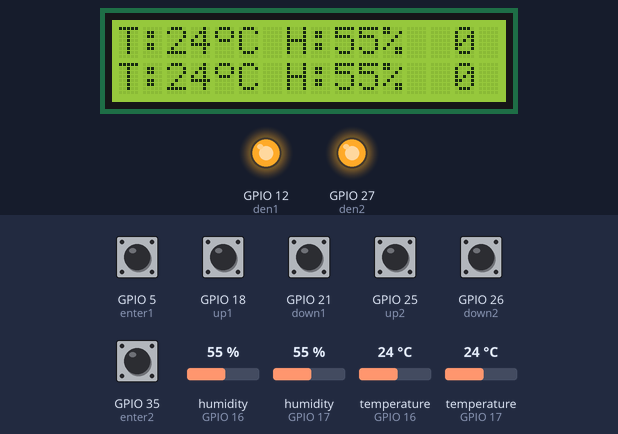
The sketch below on a simulated ESP32. Shown: 16×2 character LCD, output pins drawn as LEDs (lit = HIGH). The test bench sets the inputs (shaded band); at power-on: GPIO 5 (enter1), GPIO 18 (up1), GPIO 21 (down1), GPIO 25 (up2), GPIO 26 (down2), GPIO 35 (enter2) HIGH, temperature (sensors on GPIO 16, GPIO 17) 24 °C, humidity (sensors on GPIO 16, GPIO 17) 55 %. WiFi joins after 1.5 s; servers stay silent unless stated; what the sketch prints to the serial monitor is not drawn.

Above: at 3.9 s.
4.0 s: temperature (sensor on GPIO 16) set to 36 °C
At 6.0 s:
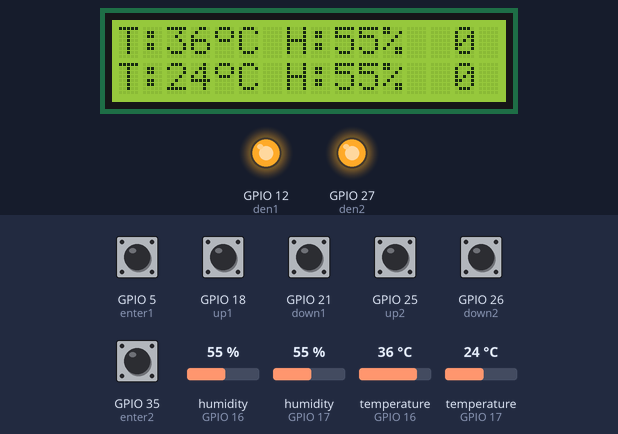
6.3 s: temperature (sensor on GPIO 16) set to 39 °C
At 7.4 s:
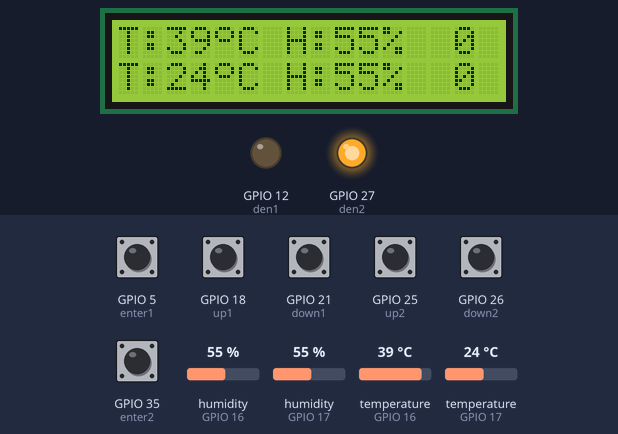
12.3 s: temperature (sensor on GPIO 17) set to 36 °C
At 13.7 s:
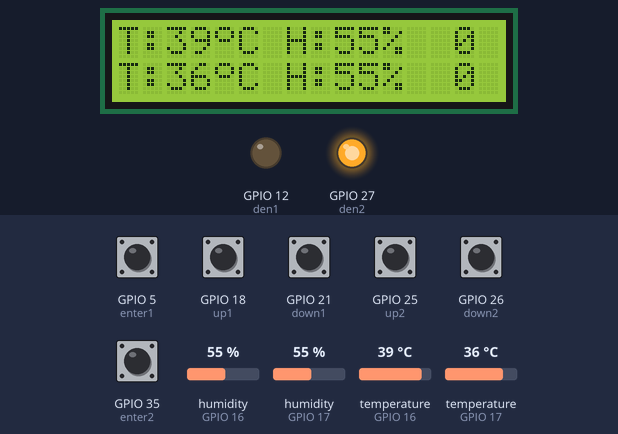
14.5 s: temperature (sensor on GPIO 17) set to 39 °C
At 16.2 s:
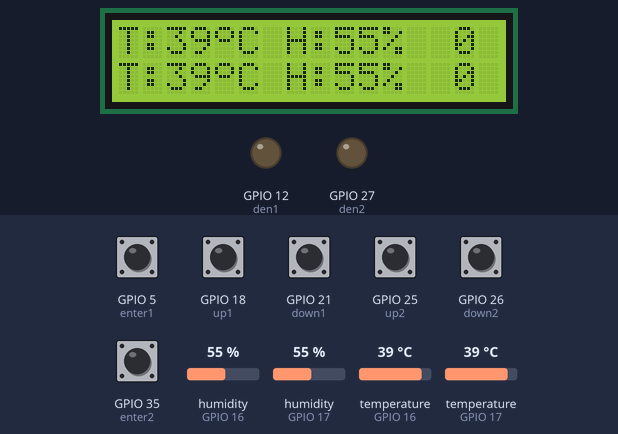
16.5 s: temperature (sensor on GPIO 16) set to 12 °C
At 18.2 s:
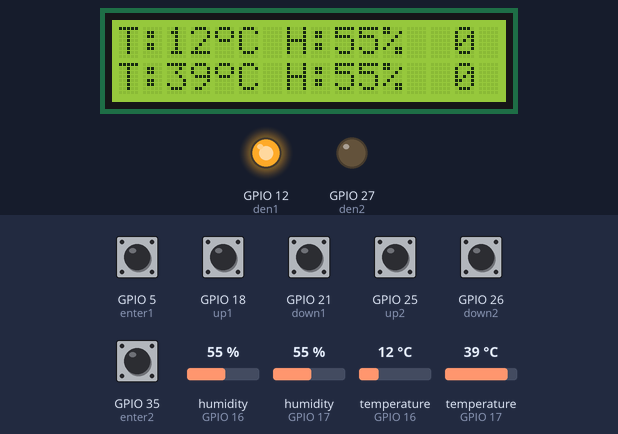
18.5 s: GPIO 18 (up1) pulled LOW for 1 s
At 20.4 s:
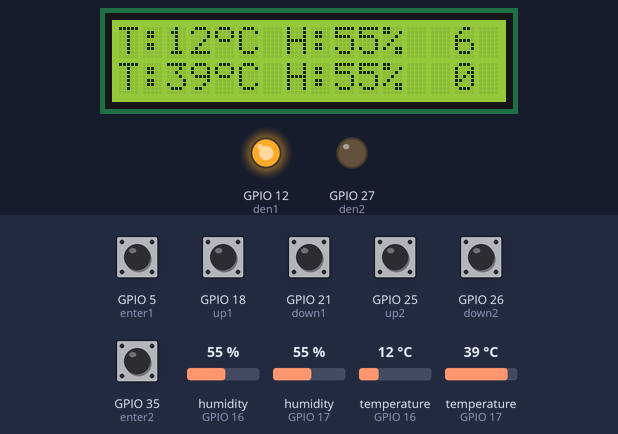
Timing chart, 0 to 21.9 s (numbered marks = the images above; inputs shaded):
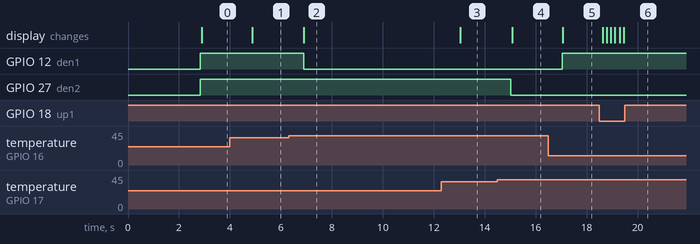

Measured:
- the behaviour switches between 37 and 38 °C on temperature (sensor on GPIO 16) (found by bisection; images 1 and 2)
- the behaviour switches between 37 and 38 °C on temperature (sensor on GPIO 17) (found by bisection; images 3 and 4)
- after the input at 4.0 s, the display: changes after 0.87 s (image 1)
- after the input at 6.3 s, GPIO 12 (den1): HIGH → LOW after 0.59 s; the display: changes after 0.60 s (image 2)
- after the input at 12.3 s, the display: changes after 0.74 s (image 3)
- after the input at 14.5 s, GPIO 27 (den2): HIGH → LOW after 0.52 s; the display: changes after 0.57 s (image 4)
- after the input at 16.5 s, GPIO 12 (den1): LOW → HIGH after 0.55 s; the display: changes after 0.55 s (image 5)
- after the input at 18.5 s, the display: first changes after 0.14 s (image 6 shows a later state)

The sketch:

mat.ino
```cpp
#include <WiFi.h>
#include "DHT.h"
#include <FirebaseESP32.h>
#include <BlynkSimpleEsp32.h>
#include <SimpleTimer.h>

#include <Wire.h>                 //Thư viện giao tiếp I2C
#include <LiquidCrystal_I2C.h>    //Thư viện LCD
LiquidCrystal_I2C lcd(0x27,16,2); //Thiết lập địa chỉ và loại LCD

#define DHTPIN1 16
#define DHTPIN2 17
#define up1      18
#define down1    21
#define up2      25
#define down2    26
#define enter1   5
#define enter2   35
#define den1     12
#define den2     27

#define DHTTYPE DHT11
#define WIFI_SSID "vivo 1915"
#define WIFI_PASSWORD "23456789"
#define FIREBASE_HOST "https://kc326nhom11-default-rtdb.asia-southeast1.firebasedatabase.app/"
#define FIREBASE_AUTH "4J1OihUwOVzypHwww3gcaOYJNb30P8bBpC2PrYlm"
DHT dht1(DHTPIN1, DHTTYPE);
DHT dht2(DHTPIN2, DHTTYPE);
FirebaseData fbdb;
SimpleTimer timer, timer1, timer2;
int timerID1, timerID2, timerID3;

byte icon[] = {B01110,B10001,B10001,B01110,B0000,B0000,B0000,B0000};

unsigned long times=millis();
int dem1 = 0, dem2 = 0, t1 = 0, h1 = 0, t2 = 0, h2 = 0, ngay = 0, set1 = 0, set2 = 0;
void setup() {
  pinMode (up1, INPUT_PULLUP);
  pinMode (down1, INPUT_PULLUP);
  pinMode (up2, INPUT_PULLUP);
  pinMode (down2, INPUT_PULLUP);
  pinMode (enter1, INPUT_PULLUP);
  pinMode (enter2, INPUT_PULLUP);
  pinMode (den1, OUTPUT);
  pinMode (den2, OUTPUT);
  Serial.begin(115200);

  Wire.begin(22,23);               //Thiết lập chân kết nối I2C (SDA,SCL);
  lcd.init();                      //Khởi tạo LCD
  lcd.clear();                     //Xóa màn hình
  lcd.backlight();                 //Bật đèn nền
  lcd.setCursor(0,0);              //Đặt vị trí ở ô thứ 3 trên dòng 1
  lcd.print("Dang ket noi... ");          //Ghi đoạn text "Welcom to"


  dht1.begin();
  dht2.begin();
   WiFi.begin(WIFI_SSID, WIFI_PASSWORD);
  Serial.print("Connecting to Wi-Fi");
  while (WiFi.status() != WL_CONNECTED)
  {
    Serial.print(".");
    delay(300);
  }
  Serial.println();
  Serial.print("Connected with IP: ");
  Serial.println(WiFi.localIP());
  Serial.println();

  Firebase.begin(FIREBASE_HOST, FIREBASE_AUTH);

  Firebase.setInt(fbdb,"/Soluong1", dem1);
  Firebase.setInt(fbdb,"/Soluong2", dem2);
  Firebase.setInt(fbdb,"/Nhiet1", t1);
  Firebase.setInt(fbdb,"/Am1", h1);
  Firebase.setInt(fbdb,"/Nhiet2", t2);
  Firebase.setInt(fbdb,"/Am2", h2);
  Firebase.setInt(fbdb,"/Ngay1", ngay);
  Firebase.setInt(fbdb,"/Ngay2", ngay);
//  Firebase.reconnectWiFi(true);
//
//  Firebase.setReadTimeout(fbdb,1000*60);
//  Firebase.setWriteSizeLimit(fbdb,"tiny");

  timerID1 = timer.setInterval(60000, ngayap);
}

void loop() {
  timer.run();
  check_DHT11();
  soluong();
  capnhat();
}
void check_DHT11(){
    // Reading temperature or humidity
    t1 = dht1.readTemperature();
    h1 = dht1.readHumidity();
    if (isnan(h1) || isnan(t1)) {
      Serial.println(F("Failed to read from DHT1 sensor!"));
      return;
    }
    t2 = dht2.readTemperature();
    h2 = dht2.readHumidity();
    if (isnan(h2) || isnan(t2)) {
      Serial.println(F("Failed to read from DHT2 sensor!"));
      return;
    }
    if (t1 > 37) digitalWrite(den1, 0);
    if (t2 > 37) digitalWrite(den2, 0);
    if (t1 < 36) digitalWrite(den1, 1);
    if (t2 < 36) digitalWrite(den2, 1);
    lcd.setCursor(0,0);
    lcd.print("T:");
    lcd.setCursor(2,0);
    lcd.print(t1);
    lcd.createChar(1,icon);
    lcd.setCursor(4,0);
    lcd.write(1);
    lcd.setCursor(5,0);
    lcd.print("C");
    lcd.setCursor(6,0);
    lcd.print(" ");
    lcd.setCursor(7,0);
    lcd.print("H:");
    lcd.setCursor(9,0);
    lcd.print(h1);
    lcd.setCursor(11,0);
    lcd.print("%");
    lcd.setCursor(12,0);
    lcd.print("  ");

    lcd.setCursor(0,1);
    lcd.print("T:");
    lcd.setCursor(2,1);
    lcd.print(t2);
    lcd.setCursor(4,1);
    lcd.write(1);
    lcd.setCursor(5,1);
    lcd.print("C");
    lcd.setCursor(6,1);
    lcd.print(" ");
    lcd.setCursor(7,1);
    lcd.print("H:");
    lcd.setCursor(9,1);
    lcd.print(h2);
    lcd.setCursor(11,1);
    lcd.print("%");
    lcd.setCursor(12,1);
    lcd.print("  ");


}
void soluong(){
  int tang1 = digitalRead (up1);
  int giam1 = digitalRead (down1);
  int tang2 = digitalRead (up2);
  int giam2 = digitalRead (down2);
  if (tang1 == 0) {
    dem1++;
    delay(100);
    }
  if (giam1 == 0) {
    dem1--;
    delay(100);
  }
   if (tang2 == 0) {
    dem2++;
    delay(100);
    }
  if (giam2 == 0) {
    dem2--;
    delay(100);
  }
  lcd.setCursor(14,0);
  lcd.print(dem1);
  lcd.setCursor(14,1);
  lcd.print("  ");
  lcd.setCursor(14,1);
  lcd.print(dem2);
  Serial.print(F("Trung1 "));
  Serial.println(dem1);
  Serial.print(F("Trung2 "));
  Serial.println(dem2);

  }
void capnhat(){
  int ent1 = digitalRead (enter1);
  int ent2 = digitalRead (enter2);
  if (ent1 == 0)  {
    set1 = 1;
  }
  if (set1 == 1) {
  Firebase.setInt(fbdb,"/Soluong1", dem1);
  Firebase.setInt(fbdb,"/Nhiet1", t1);
  Firebase.setInt(fbdb,"/Am1", h1);
  Firebase.setInt(fbdb,"/Ngay1", ngay);
  Firebase.setInt(fbdb,"/Soluong2", dem2);
  Firebase.setInt(fbdb,"/Nhiet2", t2);
  Firebase.setInt(fbdb,"/Am2", h2);
  Firebase.setInt(fbdb,"/Ngay2", ngay);
  }

}

void ngayap(){
  ngay++;
  }
```
